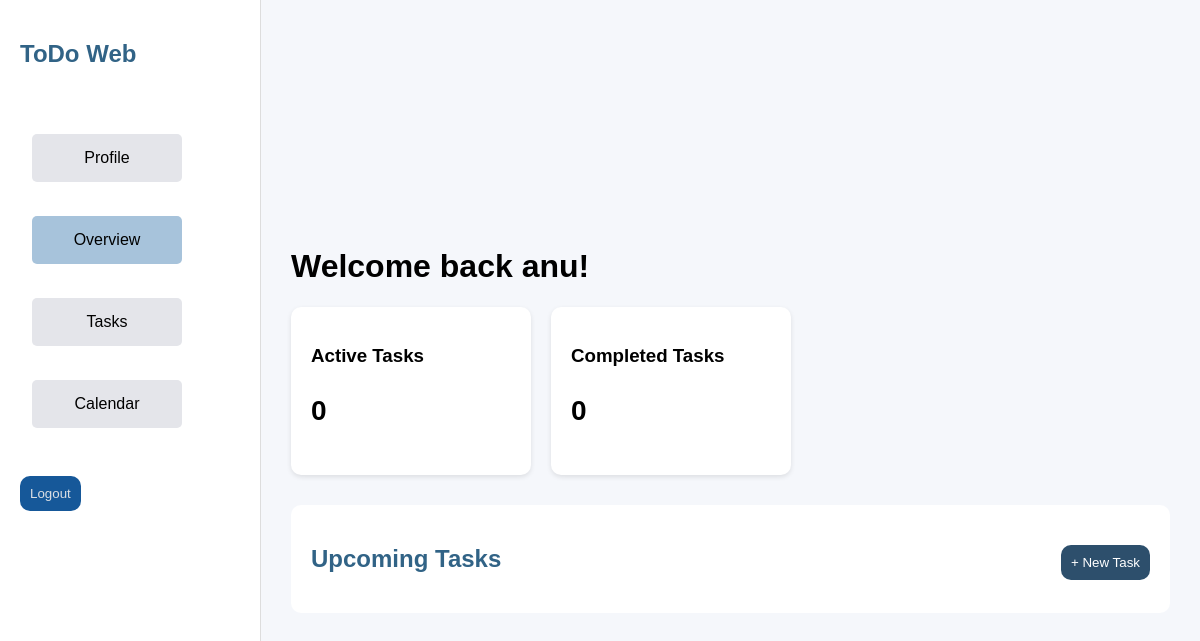
The app's page /dashboard/ (signed in), older data.
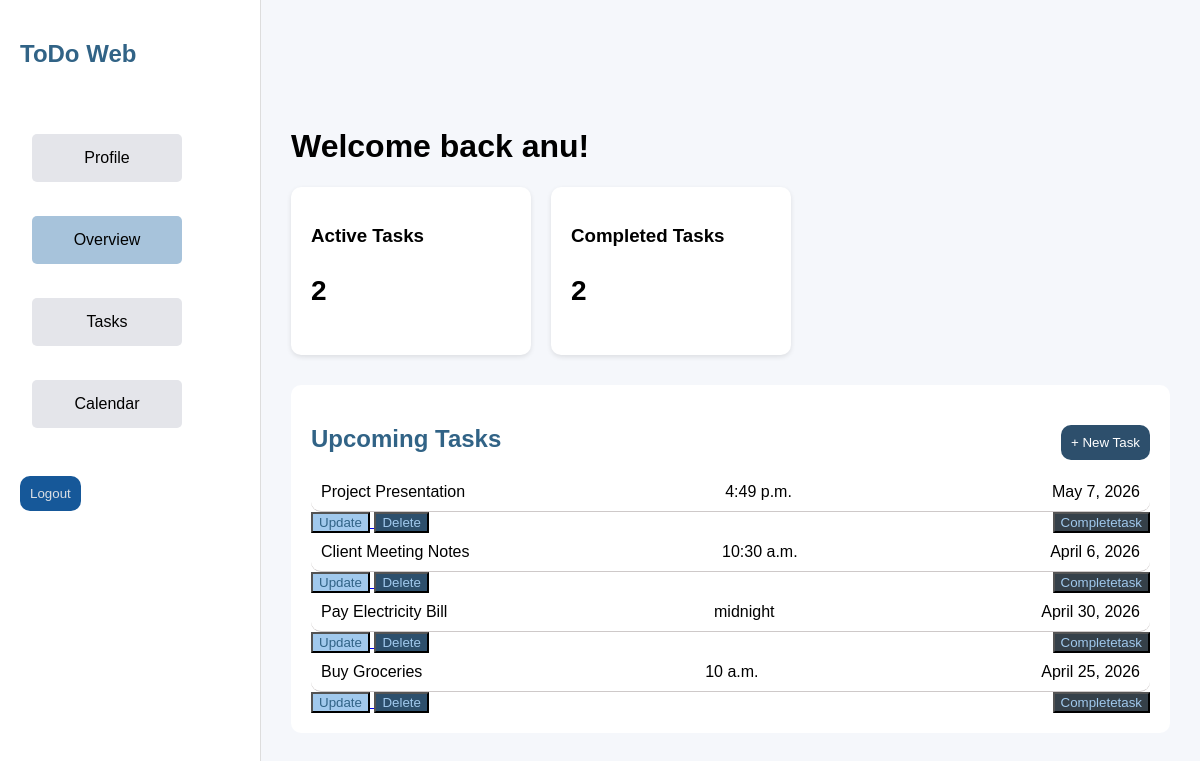
The same page, newer data.
### todoapp/models.py (models this page shows, shortened)
class Task(models.Model):
    PRIORITY_CHOICES = [
        ('Low', 'Low'),
        ('Medium', 'Medium'),
        ('High', 'High'),
    ]
    title = models.CharField(max_length=200)
    description = models.TextField()
    due_date = models.DateField(null=True,blank=True)
    time = models.TimeField(null=True,blank=True)
    priority = models.CharField(max_length=10, choices=PRIORITY_CHOICES)
    is_completed =models.BooleanField(default=False)

### todoapp/views.py (the view)
# urls.py: path('dashboard/', views.dashboard, name="dashboard"),
@login_required(login_url='login')
def dashboard(request):
    tasks = Task.objects.all()
    active_tasks=tasks.filter(is_completed=False).count()
    completed_tasks=tasks.filter(is_completed=True).count()
    if request.method == 'POST':
        form = TaskForm(request.POST)
        if form.is_valid():
            form.save()
            return redirect('dashboard')
    else:
        form = TaskForm()
    return render(request, 'dashboard.html', {
        'tasks': tasks,
        'active_tasks': active_tasks,
        'completed_tasks': completed_tasks,
        'form': form
    })

### todoapp/templates/dashboard.html (shortened to what this page needs)
<!DOCTYPE html>
<html>
<head>
</head>
<body>
    <div class="container">
        <div class="sidebar">
            <h2>ToDo Web</h2>
            <div>
                <ul>
                    <li><a href=""></a></li>
                    <li><a href="{% url 'profile' %}"><button class="btn9">Profile</button></a></li>
                    <li class=""><a href="{% url 'dashboard' %}"><button class="btn6">Overview</button></a></li>
                    <li><a href="{% url 'addtask' %}"><button class="btn7">Tasks</button></a></li>
                    <li><a href="{% url 'calendar' %}"><button class="btn8">Calendar</button></a></li>
                </ul>
            </div>
            <form action="{% url 'logout' %}" method="POST">
                <button class="btn1">Logout</button>
            </form>
        </div>
        <div class="main">
            <h1>Welcome back {{ user.username }}!</h1>
            <div class="cards">
                <div class="card">
                    <h3>Active Tasks</h3>
                    <p>{{ active_tasks }}</p>
                </div>
                <div class="card">
                    <h3>Completed Tasks</h3>
                    <p>{{ completed_tasks }}</p>
                </div>
            </div>
            <div class="tasks">
                <h2>Upcoming Tasks
                    <a href="{% url 'addtask' %}"><button class="btn">+ New Task</button></a>
                </h2>
                {% for task in tasks %}
                <div class="task">
                    <span>{{ task.title }}</span>
                    <span>{{ task.time }}</time></span>
                    <span>{{ task.due_date }}</span>
                </div>
                <a href="{% url 'updatetask' task.id %}">
                    <button class="btn3">Update</button>
                </a>
                <a href="{% url 'deletetask' task.id %}">
                    <button class="btn4">Delete</button>
                </a>
                <a href="{% url 'completetask' task.id %}">
                    <button class="btn5">Completetask</button>
                </a>
                {% endfor %}
            </div>
        </div>
    </div>
</body>
</html>

### todoapp/templates/dashboard.html (style rules this page uses)
body { margin: 0; font-family: Arial; background: #f5f7fb; }
.container { display: flex; align-items: center; justify-content: center; }
.sidebar { width: 220px; background: #fff; height: 100vh; padding: 20px; border-right: 1px solid #ddd; }
.sidebar ul { list-style: none; padding: 0; }
.sidebar li { padding: 12px; margin: 10px 0; border-radius: 8px; }
.main { flex: 1; padding: 30px; }
.cards { display: flex; gap: 20px; }
.card { background: white; padding: 20px; border-radius: 10px; width: 200px; box-shadow: 0 2px 5px rgba(0, 0, 0, 0.1); }
.card p { font-size: 28px; font-weight: bold; }
.tasks { margin-top: 30px; background: white; padding: 20px; border-radius: 10px; }
.task { display: flex; align-items: center; justify-content: space-between; text-align: space-between; padding: 10px; border-bottom: 1px solid #cec9c9; border-radius: 10px; }
.btn { float: right; background: #2d4f6c; color: white; padding: 10px; border-radius: 10px; border: none; }
.btn1 { background: #165899; color: rgb(219, 223, 228); padding: 10px; border-radius: 10px; border: none; margin-top: 20px; }
.btn3 { background-color: #a1c9ed; color: #316386; }
.btn4 { background-color: #2d4f6c; color: #a1c9ed; }
.btn5 { float: right; background-color: #354049; color: #a1c9ed; }
h2 { color: #316386; }
.btn6 { background-color: #a7c3db; color: black; font-size: 16px; padding: 15px 32px; border: none; cursor: pointer; border-radius: 5px; text-align: center; display: inline-block; width: 150px; }
.btn7 { background-color: #e4e5ea; color: black; font-size: 16px; padding: 15px 32px; border: none; cursor: pointer; border-radius: 5px; text-align: center; display: inline-block; width: 150px; }
.btn8 { background-color: #e4e5ea; color: black; font-size: 16px; padding: 15px 32px; border: none; cursor: pointer; border-radius: 5px; text-align: center; display: inline-block; width: 150px; }
.btn9 { background-color: #e4e5ea; color: black; font-size: 16px; padding: 15px 32px; border: none; cursor: pointer; border-radius: 5px; text-align: center; display: inline-block; width: 150px; }

Row changes from the older to the newer data that the page shows:
added Task: title "Project Presentation", time "4:49 p.m.", due_date "May 7, 2026"
added Task: title "Client Meeting Notes", time "10:30 a.m.", due_date "April 6, 2026"
added Task: title "Pay Electricity Bill", time "midnight", due_date "April 30, 2026"
added Task: title "Buy Groceries", time "10 a.m.", due_date "April 25, 2026"
Text that changed along with them:
{{ active_tasks }}: "0" → "2"
{{ completed_tasks }}: "0" → "2"
